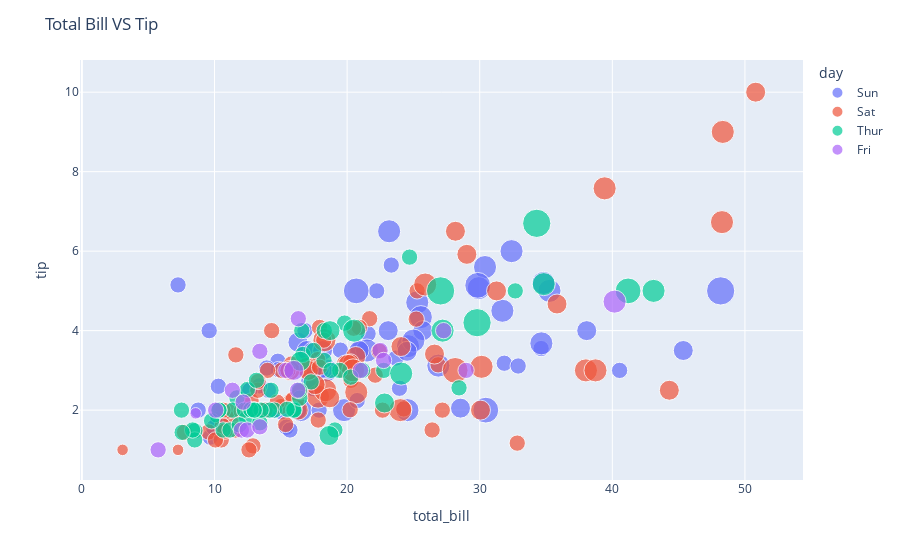

The cell this chart's notebook holds for it:
### Code cell
fig=px.scatter(
    data_frame=tips,
    x='total_bill',
    y='tip',
    color='day',
    size='size',
    hover_data=['time', 'smoker'],
)
fig.update_layout(
    title='Total Bill VS Tip'
)

fig.show()

### Figure 1 — Plotly figure (JSON) as saved in the notebook; plotly's stock layout.template omitted (floating-point values rounded to 4 significant figures; data arrays with more than 128 entries replaced by an {"elided": "..."} marker saying what was removed)
{"data": [{"customdata": {"elided": "76x2 str values"}, "hovertemplate": "day=Sun<br>total_bill=%{x}<br>tip=%{y}<br>size=%{marker.size}<br>time=%{customdata[0]}<br>smoker=%{customdata[1]}<extra></extra>", "legendgroup": "Sun", "marker": {"color": "#636efa", "size": [2, 3, 3, 2, 4, 4, 2, 4, 2, 2, 2, 4, 2, 4, 2, 2, 3, 3, 3, 2, 2, 2, 4, 2, 2, 4, 3, 2, 2, 2, 4, 2, 4, 2, 3, 2, 3, 2, 4, 2, 2, 3, 4, 4, 5, 6, 4, 2, 4, 4, 2, 3, 2, 2, 3, 2, 4, 2, 2, 2, 2, 2, 2, 2, 2, 4, 2, 3, 4, 2, 5, 3, 5, 3, 3, 2], "sizemode": "area", "sizeref": 0.015, "symbol": "circle"}, "mode": "markers", "name": "Sun", "orientation": "v", "showlegend": true, "type": "scatter", "x": [16.99, 10.34, 21.01, 23.68, 24.59, 25.29, 8.77, 26.88, 15.04, 14.78, 10.27, 35.26, 15.42, 18.43, 14.83, 21.58, 10.33, 16.29, 16.97, 17.46, 13.94, 9.68, 30.4, 18.29, 22.23, 32.4, 28.55, 18.04, 12.54, 10.29, 34.81, 9.94, 25.56, 19.49, 38.07, 23.95, 25.71, 17.31, 29.93, 14.07, 13.13, 17.26, 24.55, 19.77, 29.85, 48.17, 25.0, 13.39, 16.49, 21.5, 12.66, 16.21, 13.81, 17.51, 24.52, 20.76, 31.71, 7.25, 31.85, 16.82, 32.9, 17.89, 14.48, 9.6, 34.63, 34.65, 23.33, 45.35, 23.17, 40.55, 20.69, 20.9, 30.46, 18.15, 23.1, 15.69], "xaxis": "x", "y": [1.01, 1.66, 3.5, 3.31, 3.61, 4.71, 2.0, 3.12, 1.96, 3.23, 1.71, 5.0, 1.57, 3.0, 3.02, 3.92, 1.67, 3.71, 3.5, 2.54, 3.06, 1.32, 5.6, 3.0, 5.0, 6.0, 2.05, 3.0, 2.5, 2.6, 5.2, 1.56, 4.34, 3.51, 4.0, 2.55, 4.0, 3.5, 5.07, 2.5, 2.0, 2.74, 2.0, 2.0, 5.14, 5.0, 3.75, 2.61, 2.0, 3.5, 2.5, 2.0, 2.0, 3.0, 3.48, 2.24, 4.5, 5.15, 3.18, 4.0, 3.11, 2.0, 2.0, 4.0, 3.55, 3.68, 5.65, 3.5, 6.5, 3.0, 5.0, 3.5, 2.0, 3.5, 4.0, 1.5], "yaxis": "y"}, {"customdata": {"elided": "87x2 str values"}, "hovertemplate": "day=Sat<br>total_bill=%{x}<br>tip=%{y}<br>size=%{marker.size}<br>time=%{customdata[0]}<br>smoker=%{customdata[1]}<extra></extra>", "legendgroup": "Sat", "marker": {"color": "#EF553B", "size": [3, 2, 2, 2, 4, 2, 4, 2, 2, 2, 2, 2, 4, 2, 4, 2, 3, 3, 3, 3, 3, 3, 4, 2, 2, 4, 2, 2, 2, 4, 3, 3, 2, 1, 2, 2, 2, 3, 2, 2, 2, 2, 2, 3, 2, 2, 2, 2, 2, 2, 2, 2, 1, 2, 2, 3, 2, 3, 4, 2, 2, 3, 4, 4, 2, 3, 2, 5, 2, 2, 4, 4, 2, 2, 4, 3, 2, 2, 2, 2, 2, 2, 3, 3, 2, 2, 2], "sizemode": "area", "sizeref": 0.015, "symbol": "circle"}, "mode": "markers", "name": "Sat", "orientation": "v", "showlegend": true, "type": "scatter", "x": [20.65, 17.92, 20.29, 15.77, 39.42, 19.82, 17.81, 13.37, 12.69, 21.7, 19.65, 9.55, 18.35, 15.06, 20.69, 17.78, 24.06, 16.31, 16.93, 18.69, 31.27, 16.04, 38.01, 26.41, 11.24, 48.27, 20.29, 13.81, 11.02, 18.29, 17.59, 20.08, 16.45, 3.07, 20.23, 15.01, 12.02, 17.07, 26.86, 25.28, 14.73, 10.51, 17.92, 44.3, 22.42, 20.92, 15.36, 20.49, 25.21, 18.24, 14.31, 14.0, 7.25, 10.59, 10.63, 50.81, 15.81, 26.59, 38.73, 24.27, 12.76, 30.06, 25.89, 48.33, 13.27, 28.17, 12.9, 28.15, 11.59, 7.74, 30.14, 20.45, 13.28, 22.12, 24.01, 15.69, 11.61, 10.77, 15.53, 10.07, 12.6, 32.83, 35.83, 29.03, 27.18, 22.67, 17.82], "xaxis": "x", "y": [3.35, 4.08, 2.75, 2.23, 7.58, 3.18, 2.34, 2.0, 2.0, 4.3, 3.0, 1.45, 2.5, 3.0, 2.45, 3.27, 3.6, 2.0, 3.07, 2.31, 5.0, 2.24, 3.0, 1.5, 1.76, 6.73, 3.21, 2.0, 1.98, 3.76, 2.64, 3.15, 2.47, 1.0, 2.01, 2.09, 1.97, 3.0, 3.14, 5.0, 2.2, 1.25, 3.08, 2.5, 3.48, 4.08, 1.64, 4.06, 4.29, 3.76, 4.0, 3.0, 1.0, 1.61, 2.0, 10.0, 3.16, 3.41, 3.0, 2.03, 2.23, 2.0, 5.16, 9.0, 2.5, 6.5, 1.1, 3.0, 1.5, 1.44, 3.09, 3.0, 2.72, 2.88, 2.0, 3.0, 3.39, 1.47, 3.0, 1.25, 1.0, 1.17, 4.67, 5.92, 2.0, 2.0, 1.75], "yaxis": "y"}, {"customdata": [["Lunch", "No"], ["Lunch", "No"], ["Lunch", "No"], ["Lunch", "Yes"], ["Lunch", "No"], ["Lunch", "No"], ["Lunch", "Yes"], ["Lunch", "No"], ["Lunch", "No"], ["Lunch", "No"], ["Lunch", "No"], ["Lunch", "No"], ["Lunch", "No"], ["Lunch", "No"], ["Lunch", "No"], ["Lunch", "No"], ["Lunch", "No"], ["Lunch", "No"], ["Lunch", "No"], ["Lunch", "No"], ["Lunch", "No"], ["Lunch", "No"], ["Lunch", "No"], ["Lunch", "No"], ["Lunch", "No"], ["Lunch", "No"], ["Lunch", "No"], ["Lunch", "No"], ["Lunch", "No"], ["Lunch", "No"], ["Lunch", "No"], ["Lunch", "No"], ["Lunch", "No"], ["Lunch", "No"], ["Lunch", "Yes"], ["Lunch", "No"], ["Lunch", "No"], ["Lunch", "No"], ["Lunch", "No"], ["Lunch", "No"], ["Lunch", "No"], ["Lunch", "No"], ["Lunch", "No"], ["Lunch", "No"], ["Lunch", "No"], ["Lunch", "No"], ["Lunch", "Yes"], ["Lunch", "Yes"], ["Lunch", "Yes"], ["Lunch", "Yes"], ["Lunch", "No"], ["Lunch", "Yes"], ["Lunch", "Yes"], ["Lunch", "Yes"], ["Lunch", "Yes"], ["Lunch", "Yes"], ["Lunch", "Yes"], ["Lunch", "Yes"], ["Lunch", "Yes"], ["Lunch", "Yes"], ["Lunch", "Yes"], ["Dinner", "No"]], "hovertemplate": "day=Thur<br>total_bill=%{x}<br>tip=%{y}<br>size=%{marker.size}<br>time=%{customdata[0]}<br>smoker=%{customdata[1]}<extra></extra>", "legendgroup": "Thur", "marker": {"color": "#00cc96", "size": [4, 2, 2, 2, 2, 1, 2, 2, 4, 2, 2, 2, 2, 2, 2, 4, 2, 2, 2, 2, 2, 6, 2, 2, 2, 3, 2, 2, 2, 2, 2, 2, 2, 2, 2, 2, 2, 6, 5, 6, 2, 2, 3, 2, 2, 2, 2, 2, 2, 2, 2, 2, 4, 2, 2, 3, 2, 2, 2, 4, 3, 2], "sizemode": "area", "sizeref": 0.015, "symbol": "circle"}, "mode": "markers", "name": "Thur", "orientation": "v", "showlegend": true, "type": "scatter", "x": [27.2, 22.76, 17.29, 19.44, 16.66, 10.07, 32.68, 15.98, 34.83, 13.03, 18.28, 24.71, 21.16, 10.65, 12.43, 24.08, 11.69, 13.42, 14.26, 15.95, 12.48, 29.8, 8.52, 14.52, 11.38, 22.82, 19.08, 20.27, 11.17, 12.26, 18.26, 8.51, 10.33, 14.15, 16.0, 13.16, 17.47, 34.3, 41.19, 27.05, 16.43, 8.35, 18.64, 11.87, 9.78, 7.51, 19.81, 28.44, 15.48, 16.58, 7.56, 10.34, 43.11, 13.0, 13.51, 18.71, 12.74, 13.0, 16.4, 20.53, 16.47, 18.78], "xaxis": "x", "y": [4.0, 3.0, 2.71, 3.0, 3.4, 1.83, 5.0, 2.03, 5.17, 2.0, 4.0, 5.85, 3.0, 1.5, 1.8, 2.92, 2.31, 1.68, 2.5, 2.0, 2.52, 4.2, 1.48, 2.0, 2.0, 2.18, 1.5, 2.83, 1.5, 2.0, 3.25, 1.25, 2.0, 2.0, 2.0, 2.75, 3.5, 6.7, 5.0, 5.0, 2.3, 1.5, 1.36, 1.63, 1.73, 2.0, 4.19, 2.56, 2.02, 4.0, 1.44, 2.0, 5.0, 2.0, 2.0, 4.0, 2.01, 2.0, 2.5, 4.0, 3.23, 3.0], "yaxis": "y"}, {"customdata": [["Dinner", "Yes"], ["Dinner", "No"], ["Dinner", "Yes"], ["Dinner", "Yes"], ["Dinner", "No"], ["Dinner", "Yes"], ["Dinner", "Yes"], ["Dinner", "Yes"], ["Dinner", "Yes"], ["Dinner", "No"], ["Dinner", "Yes"], ["Dinner", "Yes"], ["Lunch", "Yes"], ["Lunch", "Yes"], ["Lunch", "Yes"], ["Lunch", "No"], ["Lunch", "Yes"], ["Lunch", "Yes"], ["Lunch", "Yes"]], "hovertemplate": "day=Fri<br>total_bill=%{x}<br>tip=%{y}<br>size=%{marker.size}<br>time=%{customdata[0]}<br>smoker=%{customdata[1]}<extra></extra>", "legendgroup": "Fri", "marker": {"color": "#ab63fa", "size": [2, 2, 2, 2, 2, 4, 2, 2, 2, 2, 2, 2, 2, 2, 1, 3, 2, 2, 2], "sizemode": "area", "sizeref": 0.015, "symbol": "circle"}, "mode": "markers", "name": "Fri", "orientation": "v", "showlegend": true, "type": "scatter", "x": [28.97, 22.49, 5.75, 16.32, 22.75, 40.17, 27.28, 12.03, 21.01, 12.46, 11.35, 15.38, 12.16, 13.42, 8.58, 15.98, 13.42, 16.27, 10.09], "xaxis": "x", "y": [3.0, 3.5, 1.0, 4.3, 3.25, 4.73, 4.0, 1.5, 3.0, 1.5, 2.5, 3.0, 2.2, 3.48, 1.92, 3.0, 1.58, 2.5, 2.0], "yaxis": "y"}], "layout": {"legend": {"itemsizing": "constant", "title": {"text": "day"}, "tracegroupgap": 0}, "margin": {"t": 60}, "title": {"text": "Total Bill VS Tip"}, "xaxis": {"anchor": "y", "domain": [0, 1], "title": {"text": "total_bill"}}, "yaxis": {"anchor": "x", "domain": [0, 1], "title": {"text": "tip"}}}}
